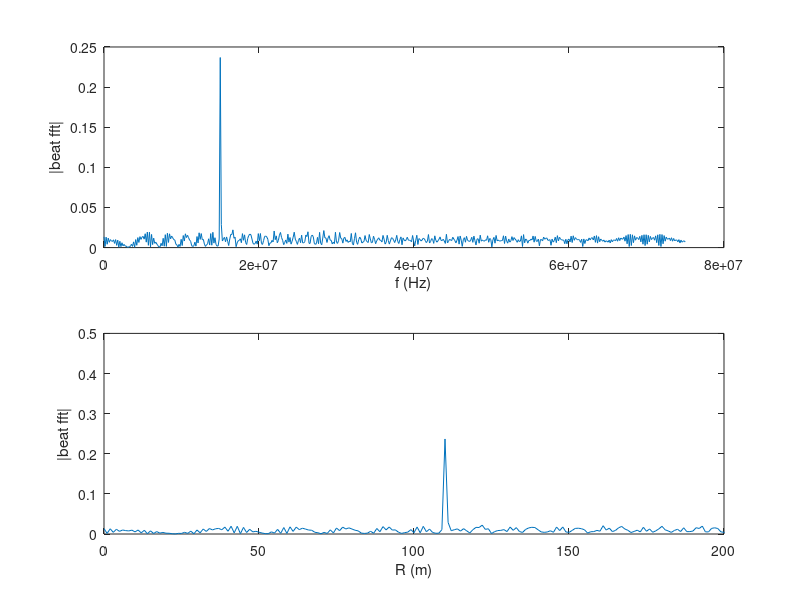
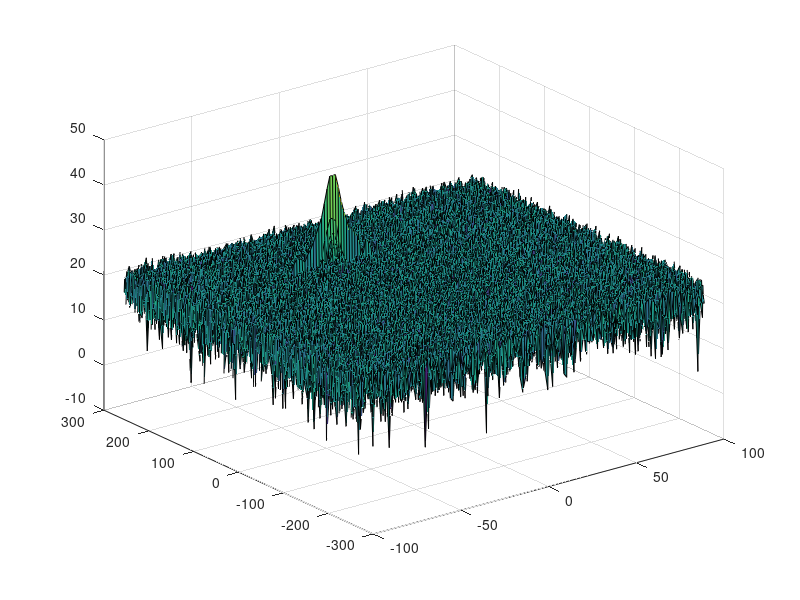
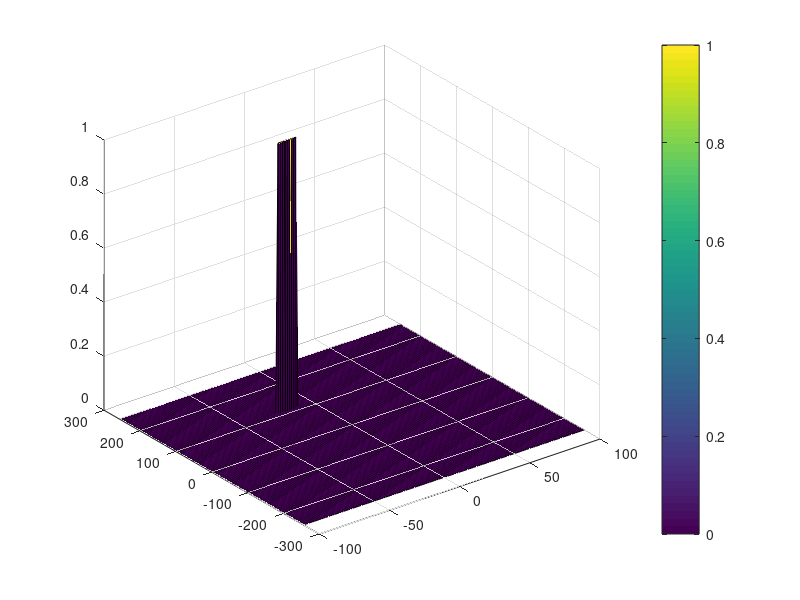

These figures' MATLAB source, in order:
clear;
clc;
close all;

%% Radar Specifications 
%%%%%%%%%%%%%%%%%%%%%%%%%%%
% Frequency of operation = 77GHz
% Max Range = 200m
% Range Resolution = 1 m
% Max Velocity xx= 100 m/s
%%%%%%%%%%%%%%%%%%%%%%%%%%%

%speed of light = 3e8

%% User Defined Range and Velocity of target
% *%TODO* :
% define the target's initial position and velocity. Note : Velocity
% remains contant
 R = 110; % [m]
 v = -20; % [m/s]

%% FMCW Waveform Generation

% *%TODO* :
%Design the FMCW waveform by giving the specs of each of its parameters.
% Calculate the Bandwidth (B), Chirp Time (Tchirp) and Slope (slope) of the FMCW
% chirp using the requirements above.

%Operating carrier frequency of Radar 
fc = 77e9;             %carrier freq

% Radar system requirements
R_max = 200;           % maximum range
d_res = 1;             % range resolution
c = 3e8;               % velocity of light
V_max = 70;            % max velocity
V_res = 3;             % velocity resolution
% sweep Bandwidth
B = c/(2 * d_res);
% chirp time
Tchirp = 5.5 * 2 * (R_max/c);
% slope of the chirp signal
slope = B/Tchirp;
% disp(slope);disp(B); disp(Tchirp);
%The number of chirps in one sequence. Its ideal to have 2^ value for the ease of running the FFT
%for Doppler Estimation. 
Nd=128;                   % #of doppler cells OR #of sent periods % number of chirps

%The number of samples on each chirp. 
Nr=1024;                  %for length of time OR # of range cells

% Timestamp for running the displacement scenario for every sample on each
% chirp
t=linspace(0,Nd*Tchirp,Nr*Nd); %total time for samples


%Creating the vectors for Tx, Rx and Mix based on the total samples input.
Tx=zeros(1,length(t)); %transmitted signal
Rx=zeros(1,length(t)); %received signal
Mix = zeros(1,length(t)); %beat signal

%Similar vectors for range_covered and time delay.
r_t = zeros(1,length(t));
td = zeros(1,length(t));

%% Signal generation and Moving Target simulation
% Running the radar scenario over the time. 

for i=1:length(t)         
    
    % *%TODO* :
    %For each time stamp update the Range of the Target for constant velocity. 
    r_t(i) =  R + v * t(i);
    td(i) = 2 * r_t(i)/c;
    % *%TODO* :
    %For each time sample we need update the transmitted and
    %received signal. 
    Tx(i) = cos(2*pi*(fc *t(i) + 0.5* slope * t(i)^2)); 
    Rx(i) = cos(2*pi*(fc * (t(i)-td(i)) + slope * (t(i)-td(i))^2/2));
    
    % *%TODO* :
    %Now by mixing the Transmit and Receive generate the beat signal
    %This is done by element wise matrix multiplication of Transmit and
    %Receiver Signal
    Mix(i) = Tx(i) .* Rx(i);     
end

%% RANGE MEASUREMENT

% *%TODO* :
%reshape the vector into Nr*Nd array. Nr and Nd here would also define the size of
%Range and Doppler FFT respectively.
Mix_reshaped = reshape(Mix, [Nr, Nd]);

% TODO* :
%run the FFT on the beat signal along the range bins dimension (Nr) and
%normalize.
L = Tchirp*B;
beat_fft = fft(Mix_reshaped, Nr);
beat_fft = beat_fft./L; % normalize by dividing with number of range bins

% *%TODO* :
% Take the absolute value of FFT output
beat_fft = abs(beat_fft);

% *%TODO* :
% Output of FFT is double sided signal, but we are interested in only one side of the spectrum.
% Hence we throw out half of the samples.
beat_fft  = beat_fft(1:L/2+1); 
%plotting the range
figure ('Name','Range from First FFT')
subplot(2,1,1)

% *%TODO* :
% plot FFT output 
% Plotting

beat_fft_freq = B *(0:(L/2))/L;
plot(beat_fft_freq,beat_fft) 
xlabel('f (Hz)')
ylabel('|beat fft|')

% calculate the range estimation
R = (c*Tchirp*beat_fft_freq)/(2*B);
% plot the range
subplot(2,1,2)
plot(R,beat_fft);
xlabel('R (m)')
ylabel('|beat fft|')
axis ([0 200 0 0.5]);



%% RANGE DOPPLER RESPONSE
% The 2D FFT implementation is already provided here. This will run a 2DFFT
% on the mixed signal (beat signal) output and generate a range doppler
% map.You will implement CFAR on the generated RDM


% Range Doppler Map Generation.

% The output of the 2D FFT is an image that has reponse in the range and
% doppler FFT bins. So, it is important to convert the axis from bin sizes
% to range and doppler based on their Max values.

Mix=reshape(Mix,[Nr,Nd]);

% 2D FFT using the FFT size for both dimensions.
sig_fft2 = fft2(Mix,Nr,Nd);

% Taking just one side of signal from Range dimension.
sig_fft2 = sig_fft2(1:Nr/2,1:Nd);
sig_fft2 = fftshift (sig_fft2);
RDM = abs(sig_fft2);
RDM = 10*log10(RDM);

%use the surf function to plot the output of 2DFFT and to show axis in both
%dimensions
doppler_axis = linspace(-100,100,Nd);
range_axis = linspace(-200,200,Nr/2)*((Nr/2)/400);
figure,surf(doppler_axis,range_axis,RDM);

%% CFAR implementation

%Slide Window through the complete Range Doppler Map

% *%TODO* :
%Select the number of Training Cells in both the dimensions.
Tr = 5; % range cell
Td = 5; % doppler cell

% *%TODO* :
%Select the number of Guard Cells in both dimensions around the Cell under 
%test (CUT) for accurate estimation
Gr = 2;
Gd = 2;

% *%TODO* :
% offset the threshold by SNR value in dB
offset = 5;

% *%TODO* :
%Create a vector to store noise_level for each iteration on training cells
noise_level = zeros(1,1);


% *%TODO* :
%design a loop such that it slides the CUT across range doppler map by
%giving margins at the edges for Training and Guard Cells.
%For every iteration sum the signal level within all the training
%cells. To sum convert the value from logarithmic to linear using db2pow
%function. Average the summed values for all of the training
%cells used. After averaging convert it back to logarithimic using pow2db.
%Further add the offset to it to determine the threshold. Next, compare the
%signal under CUT with this threshold. If the CUT level > threshold assign
%it a value of 1, else equate it to 0.


   % Use RDM[x,y] as the matrix from the output of 2D FFT for implementing
   % CFAR
[m,n] = size(RDM);

% Vector to hold threshold values 
threshold_cfar = zeros(m,n);
%Vector to hold final signal after thresholding
signal_cfar = zeros(m,n);

% number of cells for averaging
num_cells = (2*Tr + 2*Gr + 1)*(2*Td + 2*Gd + 1) - (2*Gr + 1)*(2*Gd + 1);
% loop for CUT
for i =  (Tr + Gr + 1):( m - 2*Tr - 2*Gr)
    for j = (Td + Gd + 1):(n - 2*Td - 2*Gd)
        % loop to calculate cfar
        threshold_cfar(i,j) = sum(sum(db2pow(RDM(i-(Tr+Gr) : i+(Tr+Gr),j-(Td+Gd) : j+(Td+Gd))))); 
        threshold_cfar(i,j) = threshold_cfar(i,j) - sum(sum(db2pow(RDM((i-Gr):(i+Gr),(j-Gd):(j+Gd)))));
        
        threshold_cfar(i,j) = threshold_cfar(i,j)/num_cells;
        % calculate the threshold
        threshold_cfar(i,j) = offset + pow2db(threshold_cfar(i,j));
        if RDM(i,j) > threshold_cfar(i,j)
            signal_cfar(i,j) = 1;
        end
    end
end

doppler_axis = linspace(-100,100,Nd);
range_axis = linspace(-200,200,Nr/2)*((Nr/2)/400);

% *%TODO* :
%display the CFAR output using the Surf function like we did for Range
%Doppler Response output.
figure,surf(doppler_axis,range_axis,signal_cfar);
colorbar;


 
 